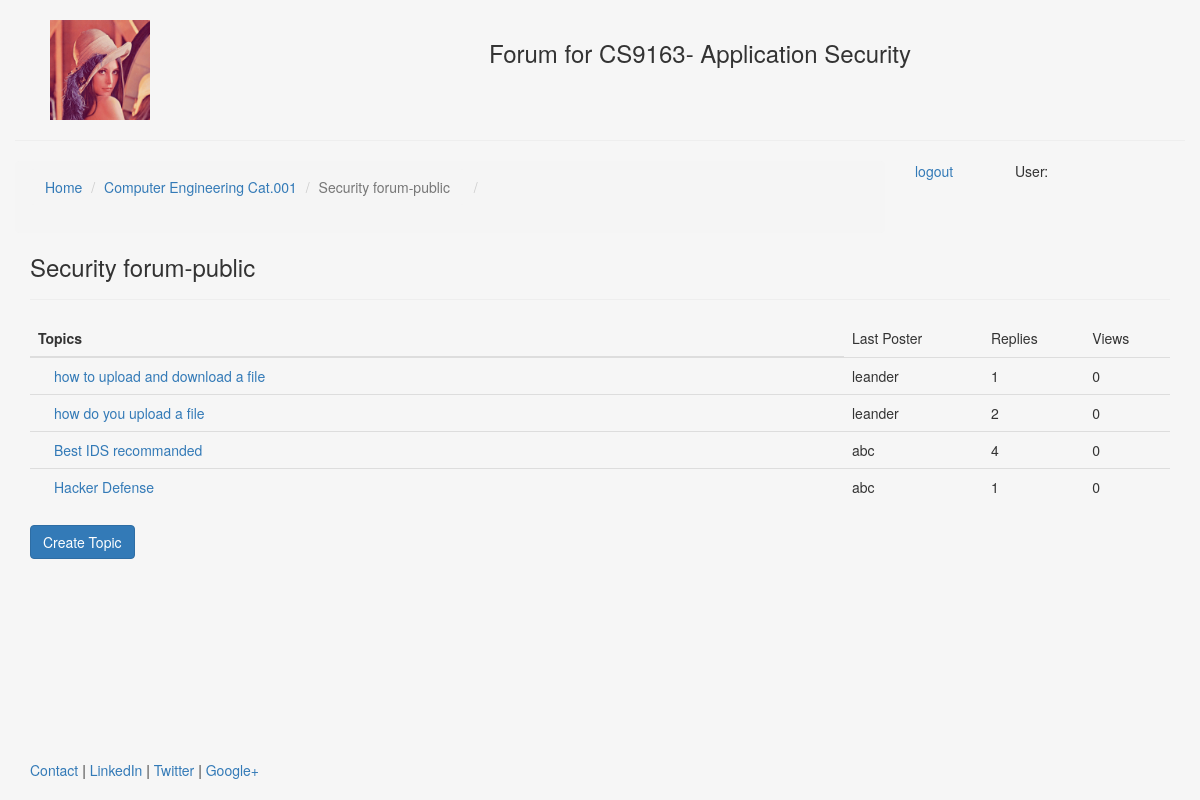
The app's page /1/, older data.
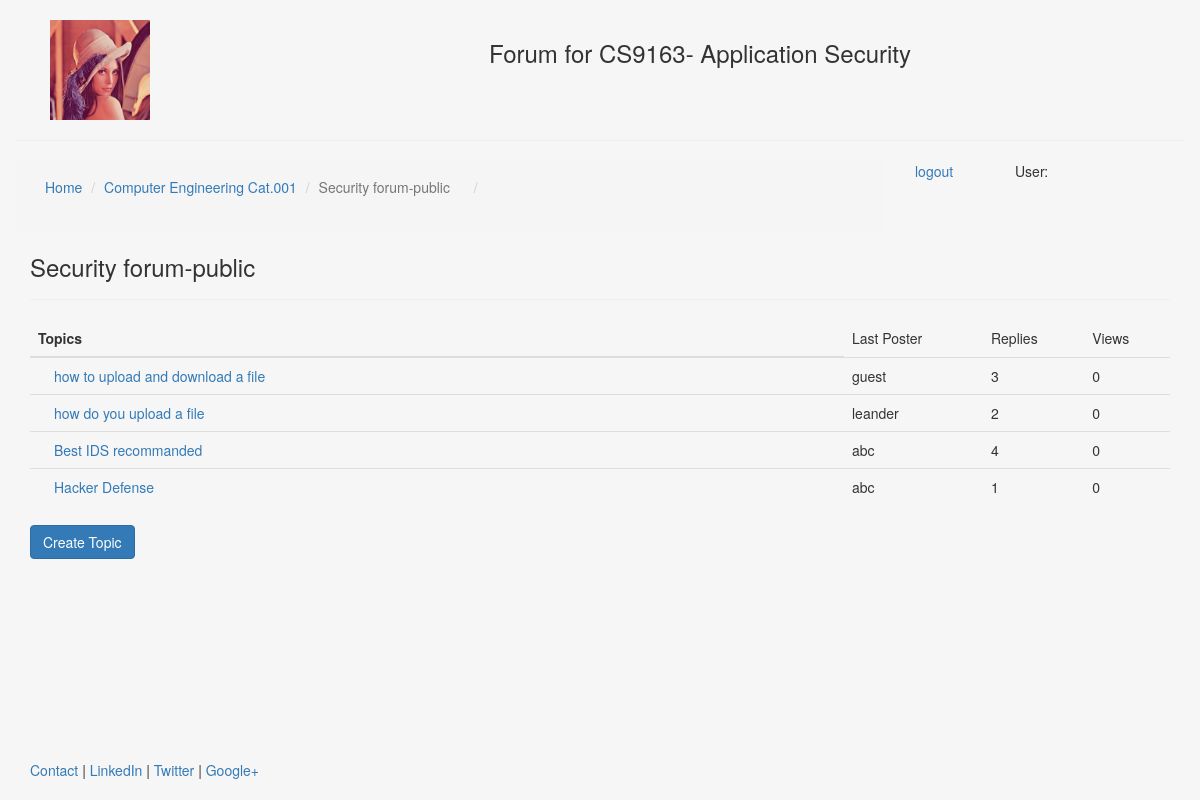
The same page, newer data.
### forums/models.py (models this page shows, shortened)
@python_2_unicode_compatible
class Topic(models.Model):
    forum = models.ForeignKey(Forum, related_name='topics')
    name = models.CharField(_("Name"), max_length=255)
    last_post = models.ForeignKey('Post', verbose_name=_("Last post"), related_name='forum_last_post', blank=True, null=True)
    class Meta:
        ordering = ['-last_post__created']
    def count_posts(self):
        return self.posts.count()

@python_2_unicode_compatible
class Post(models.Model):
    topic = models.ForeignKey(Topic, related_name='posts')
    image = models.FileField(null=True, blank=True, upload_to ='/')
    user = models.ForeignKey(settings.AUTH_USER_MODEL, related_name='forum_posts')
    created = models.DateTimeField(_("Created"), auto_now_add=True)
    updated = models.DateTimeField(_("Updated"), auto_now=True)
    body = models.TextField(_("Body"))
    class Meta:
        ordering = ['created']

### forums/views.py (the view)
# urls.py: url(r'^(?P<pk>\d+)/$', ForumDetailView.as_view(), name='forum'),
class ForumDetailView(DetailView):
    model = Forum

### forums/templates/forums/forum_detail.html (shortened to what this page needs)
{% extends "base.html" %}
{% load i18n %}
{% block breadcrumb %}
<ol class="breadcrumb">
  <li><a href="{% url 'forums:overview' %}">{% trans "Home" %}</a></li>
  <li><a href="{% url 'forums:overview' %}#{{forum.category.id}}">{{forum.category.name}}</a> </li>
  <li class="active">{{forum.name}}</li>
</ol>
{% endblock %}
{% block content %}
<div class="page-header" style="margin-top: 1px">
  <h3 style="margin-top: 1px">{{forum.name}}</h3>
</div>
<table class="table">
  <thead>
    <tr>
      <th colspan="2">{% trans "Topics" %}</th>
      <td>{% trans "Last Poster" %}</td>
      <td>{% trans "Replies" %}</td>
      <td>{% trans "Views" %}</td>
    </tr>
  </thead>
  <tbody>
  {% for topic in forum.topics.all %}
  <tr>
    <td style="width: 14px;"></td>
    <td style="width: 70%;">
      <a href="{% url 'forums:topic' topic.id %}">{{topic.name}}</a>
    </td>
    <td>{{topic.last_post.user.username}}</td>
    <td>{{topic.count_posts}}</td>
    <td>0</td>
  </tr>
  {% endfor %}
  </tbody>
</table>
{% if not forum.is_closed or user.is_staff %}
<p><a href="{% url 'forums:topic_create' forum.id %}" class="btn btn-primary">{% trans "Create Topic" %}</a></p>
{% endif %}
{% endblock %}

Row changes from the older to the newer data that the page shows:
changed Topic "how to upload and download a file": last_post.user.username "leander" → "guest"; count_posts "1" → "3"
